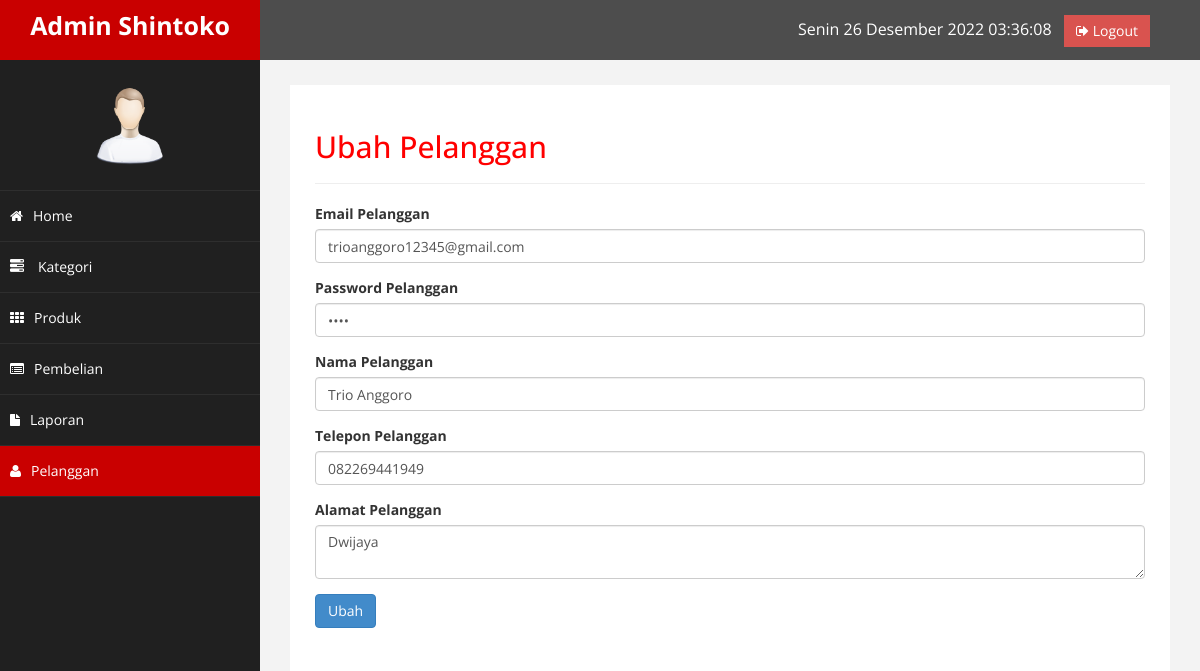
Page /admin/index.php?halaman=ubahpelanggan&id=1 (signed in) on the committed database.
### tables this page shows
CREATE TABLE `pelanggan` (
  `id_pelanggan` int(11) NOT NULL AUTO_INCREMENT,
  `email_pelanggan` varchar(100) NOT NULL,
  `password_pelanggan` varchar(50) NOT NULL,
  `nama_pelanggan` varchar(100) NOT NULL,
  `telepon_pelanggan` varchar(25) NOT NULL,
  `alamat_pelanggan` text NOT NULL,
  PRIMARY KEY (`id_pelanggan`)
);

### admin/ubahpelanggan.php (the view, shortened to what this page needs)
<h2>Ubah Pelanggan</h2>
<hr>
<?php
$ambil = $koneksi->query("SELECT * FROM pelanggan WHERE id_pelanggan='$_GET[id]'");
$pecah = $ambil->fetch_assoc();
?>
<form method="post" enctype="multipart/form-data">
	<div class="form-group">
		<label>Email Pelanggan</label>
		<input type="email" class="form-control" name="email_pelanggan" value="<?php echo $pecah['email_pelanggan']; ?>">
	</div>
	<div class="form-group">
		<label>Password Pelanggan</label>
		<input type="password" class="form-control" name="password" value="<?php echo $pecah['password_pelanggan']; ?>">
	</div>
	<div class="form-group">
		<label>Nama Pelanggan</label>
		<input type="text" class="form-control" name="nama_pelanggan" value="<?php echo $pecah['nama_pelanggan']; ?>">
	</div>
	<div class="form-group">
		<label>Telepon Pelanggan</label>
		<input type="number" class="form-control" name="telepon_pelanggan" value="<?php echo $pecah['telepon_pelanggan']; ?>">
	</div>
	<div class="form-group">
		<label>Alamat Pelanggan</label>
		<textarea name="alamat_pelanggan" class="form-control"><?php echo $pecah['alamat_pelanggan']; ?></textarea>
	</div>
	<button class="btn btn-primary" name="ubah">Ubah</button>
</form>

### admin/assets/css/custom.css (style rules this page uses)
body { font-family: 'Open Sans', sans-serif; }
h2 { color: #f00; }

### rows in the picture
pelanggan: email_pelanggan "trioanggoro12345@gmail.com", nama_pelanggan "Trio Anggoro", telepon_pelanggan "082269441949", alamat_pelanggan "Dwijaya"
